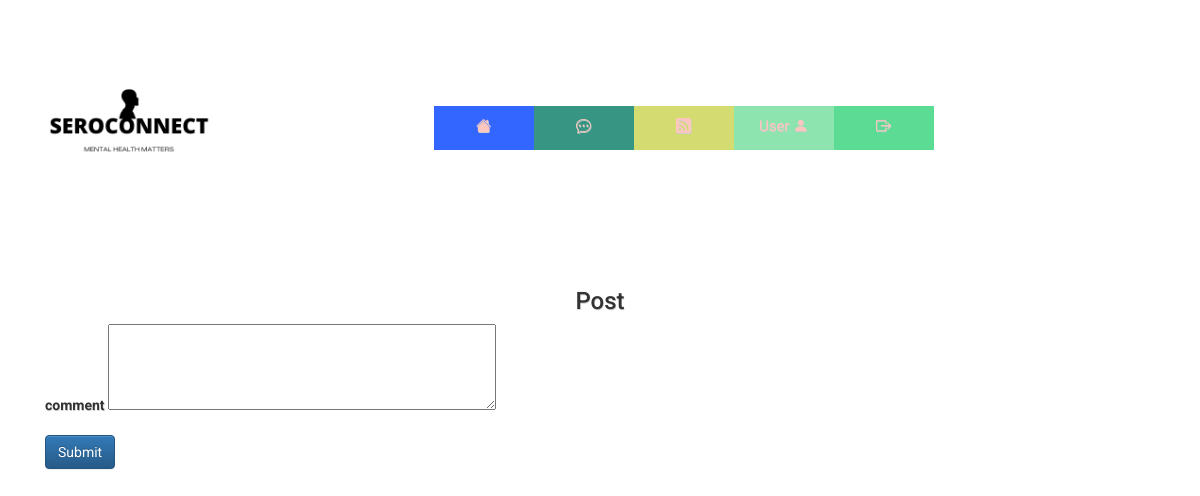
Before: /comment/edit/9 (signed in) with the older database file.
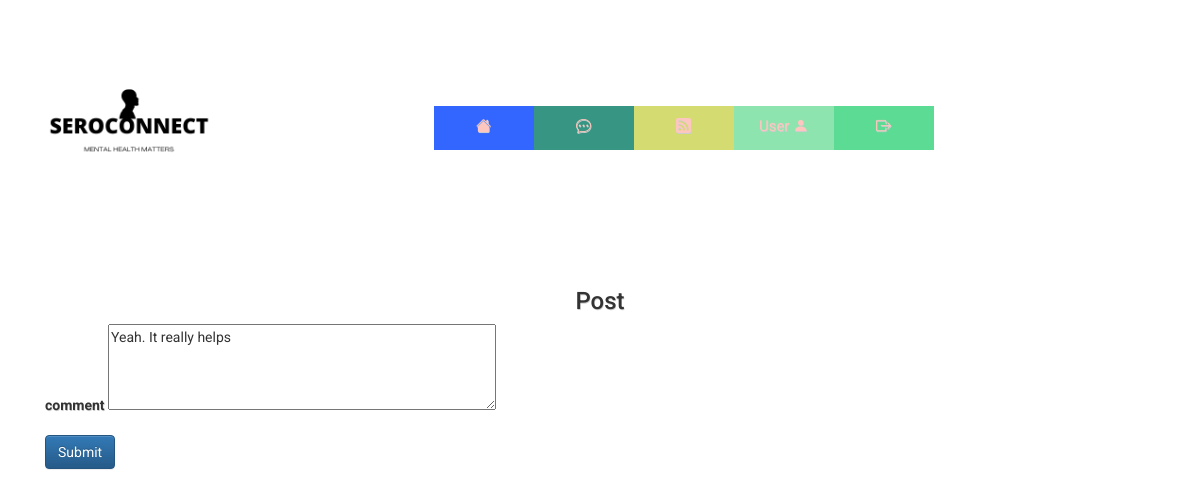
After: the same page with the newer database file.
### website/database/models.py (models this page shows)
class Comment(db.Model):
    __tablename__='comments'
    id = db.Column(db.Integer, primary_key=True)
    text= db.Column(db.Text,nullable=False)
    user_id = db.Column(db.Integer, db.ForeignKey('user.id'))
    post_id = db.Column(db.Integer, db.ForeignKey('post.id'))
    post = db.relationship("Post", back_populates="comments")
    date=db.Column(db.DateTime(timezone=True), default=func.now())

### website/post/comments/comments.py (the view)
@comments.route('/comment/edit/<commentid>',methods=['GET', 'POST'])
@login_required
@check_confirmed
def editcomment(commentid):
    comment = Comment.query.filter_by(id=commentid).first()
    if request.method == 'GET':
        return render_template('forum/editcomments.html',comment=comment,user=current_user)
    else:
        text=request.form.get('comment')
        comment.text=text
        db.session.commit()
        return redirect(url_for('comments.show_comments',postid=comment.post_id,userid=current_user.id))

### website/__init__.py (called while the page is built)
@login_manager.user_loader
def load_user(id):
    return User.query.get(int(id))

### website/templates/forum/editcomments.html
{% extends "base.html" %} {% block title %}SeroConnect{% endblock %}{% block content%}
<form action="{{ url_for('comments.editcomment',commentid=comment.id) }}" method="POST">
    <h3 align="center">Post</h3>
    <div class="form-group">
      <label for="comment">comment</label>
      <textarea id="comment" name="comment" rows="4" cols="50">{{comment.text}}</textarea>
    </div>
    <button type="submit" class="btn btn-primary">Submit</button>
</form>
{%endblock%}

Changed rows visible on the page:
added Comment: comment "Yeah. It really helps"
